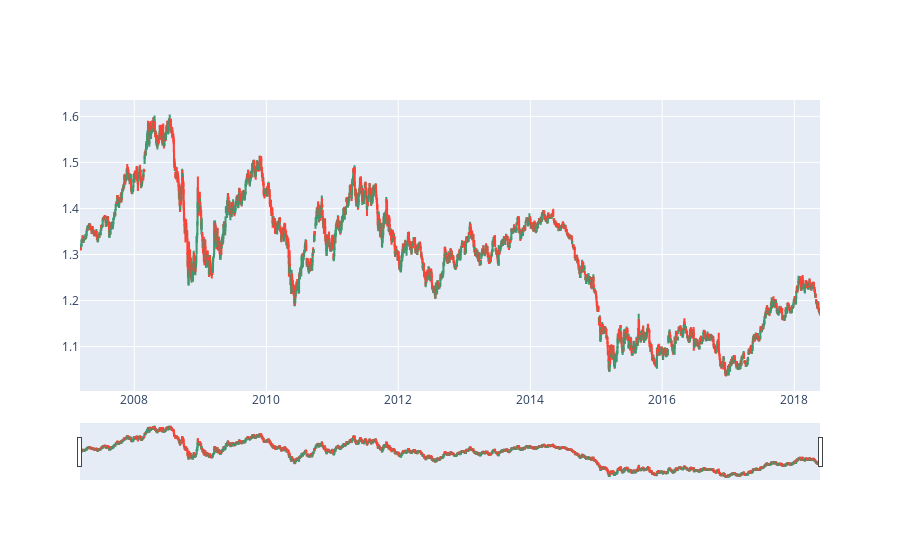

Notebook source saved alongside this figure:
### Code cell
plot_candlestick(data_iqr)

### Figure 1 — Plotly figure (JSON) as saved in the notebook; plotly's stock layout.template omitted (floating-point values rounded to 4 significant figures; data arrays with more than 128 entries replaced by an {"elided": "..."} marker saying what was removed)
{"data": [{"close": {"elided": "3509 float values"}, "high": {"elided": "3509 float values"}, "low": {"elided": "3509 float values"}, "open": {"elided": "3509 float values"}, "type": "candlestick", "x": {"elided": "3509 str values"}}], "layout": {}}
